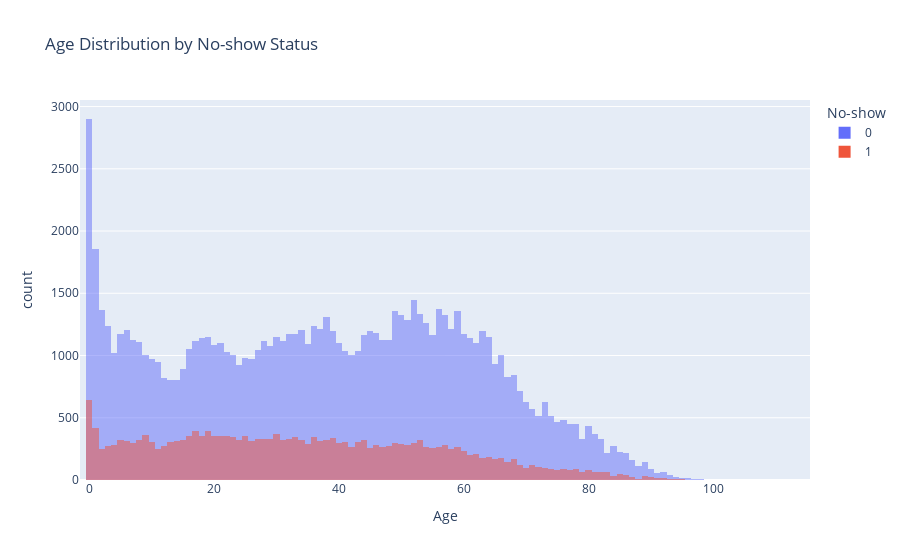
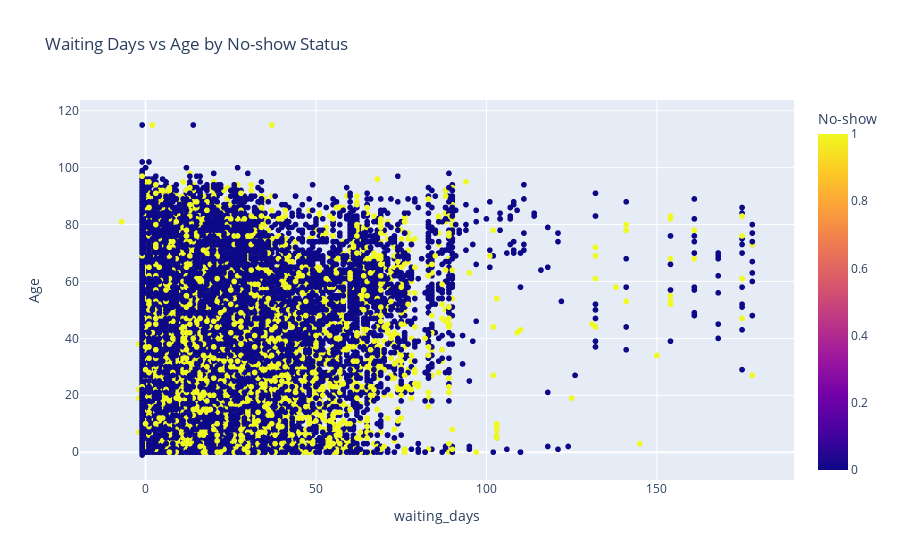
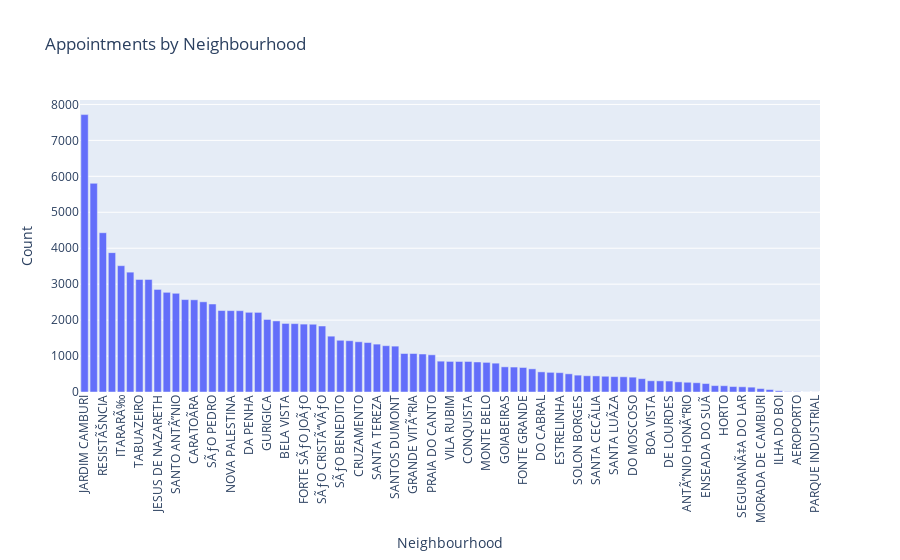

Notebook source saved alongside these figures, in order:
### Code cell
import os
import pandas as pd
import matplotlib.pyplot as plt
import seaborn as sns
import plotly.express as px

# ------------------------------
# Locate dataset
# ------------------------------
filename = "KaggleV2-May-2016.xlsx"
dataset_path = None

# Try fixed path first
test_path = r"C:\Users\BRU\Desktop\numpyy\KaggleV2-May-2016.xlsx"
if os.path.exists(test_path):
    dataset_path = test_path
else:
    print("Searching C:\\ drive for the file (this may take time)...")
    for root, dirs, files in os.walk("C:\\"):
        for file in files:
            if file.lower() == filename.lower():
                dataset_path = os.path.join(root, file)
                break
        if dataset_path:
            break

if not dataset_path:
    raise FileNotFoundError(f"Could not find '{filename}' anywhere on your system.")

print(f"✅ Found dataset at: {dataset_path}")

# ------------------------------
# Load dataset
# -----------------------------
df = pd.read_excel(dataset_path)
print("\n--- Dataset Shape ---")
print(df.shape)

print("\n--- Dataset Info ---")
df.info()

print("\n--- Missing Values ---")
print(df.isnull().sum())

pd.set_option('display.max_rows', None)
pd.set_option('display.max_columns', None)
pd.set_option('display.width', None)
pd.set_option('display.max_colwidth', None)

print("\n--- Full Dataset ---")
print(df)
df['ScheduledDay'] = pd.to_datetime(df['ScheduledDay'])
df['AppointmentDay'] = pd.to_datetime(df['AppointmentDay'])
df['waiting_days'] = (df['AppointmentDay'] - df['ScheduledDay']).dt.days
df['is_weekend'] = df['AppointmentDay'].dt.weekday >= 5
df['No-show'] = df['No-show'].map({'No': 0, 'Yes': 1})

print("\nFeature engineering completed.")
plt.figure(figsize=(8,5))
df['Age'].hist(bins=30, color='skyblue', edgecolor='black')
plt.title('Age Distribution')
plt.xlabel('Age')
plt.ylabel('Count')
plt.show()
plt.figure(figsize=(8,5))
sns.countplot(x='No-show', data=df)
plt.title('No-show vs Show Count')
plt.show()

plt.figure(figsize=(10,6))
sns.boxplot(x='No-show', y='Age', data=df)
plt.title('Age Distribution by No-show Status')
plt.show()
fig1 = px.histogram(df, x='Age', color='No-show', barmode='overlay',
                    title="Age Distribution by No-show Status")
fig1.show()

fig2 = px.scatter(df, x='waiting_days', y='Age', color='No-show',
                  title="Waiting Days vs Age by No-show Status")
fig2.show()
neigh_counts = df['Neighbourhood'].value_counts().reset_index()
neigh_counts.columns = ['Neighbourhood', 'count']

fig3 = px.bar(neigh_counts,
              x='Neighbourhood', y='count',
              title="Appointments by Neighbourhood")
fig3.update_layout(xaxis_title="Neighbourhood", yaxis_title="Count", xaxis_tickangle=-90)
fig3.show()
save_path = os.path.join(os.path.expanduser("~"), "Desktop", "cleaned_kaggle_dataset.csv")
df.to_csv(save_path, index=False)
print(f" Cleaned dataset saved to: {save_path}")

### Figure 1 — Plotly figure (JSON) as saved in the notebook; plotly's stock layout.template omitted (floating-point values rounded to 4 significant figures; data arrays with more than 128 entries replaced by an {"elided": "..."} marker saying what was removed)
{"data": [{"bingroup": "x", "hovertemplate": "No-show=0<br>Age=%{x}<br>count=%{y}<extra></extra>", "legendgroup": "0", "marker": {"color": "#636efa", "opacity": 0.5, "pattern": {"shape": ""}}, "name": "0", "orientation": "v", "showlegend": true, "type": "histogram", "x": {"elided": "88208 int values"}, "xaxis": "x", "yaxis": "y"}, {"bingroup": "x", "hovertemplate": "No-show=1<br>Age=%{x}<br>count=%{y}<extra></extra>", "legendgroup": "1", "marker": {"color": "#EF553B", "opacity": 0.5, "pattern": {"shape": ""}}, "name": "1", "orientation": "v", "showlegend": true, "type": "histogram", "x": {"elided": "22319 int values"}, "xaxis": "x", "yaxis": "y"}], "layout": {"barmode": "overlay", "legend": {"title": {"text": "No-show"}, "tracegroupgap": 0}, "title": {"text": "Age Distribution by No-show Status"}, "xaxis": {"anchor": "y", "domain": [0, 1], "title": {"text": "Age"}}, "yaxis": {"anchor": "x", "domain": [0, 1], "title": {"text": "count"}}}}

### Figure 2 — Plotly figure (JSON) as saved in the notebook; plotly's stock layout.template omitted (floating-point values rounded to 4 significant figures; data arrays with more than 128 entries replaced by an {"elided": "..."} marker saying what was removed)
{"data": [{"hovertemplate": "waiting_days=%{x}<br>Age=%{y}<br>No-show=%{marker.color}<extra></extra>", "legendgroup": "", "marker": {"color": {"elided": "110527 int values"}, "coloraxis": "coloraxis", "symbol": "circle"}, "mode": "markers", "name": "", "showlegend": false, "type": "scattergl", "x": {"elided": "110527 int values"}, "xaxis": "x", "y": {"elided": "110527 int values"}, "yaxis": "y"}], "layout": {"coloraxis": {"colorbar": {"title": {"text": "No-show"}}, "colorscale": [[0, "#0d0887"], [0.1111, "#46039f"], [0.2222, "#7201a8"], [0.3333, "#9c179e"], [0.4444, "#bd3786"], [0.5556, "#d8576b"], [0.6667, "#ed7953"], [0.7778, "#fb9f3a"], [0.8889, "#fdca26"], [1, "#f0f921"]]}, "legend": {"tracegroupgap": 0}, "title": {"text": "Waiting Days vs Age by No-show Status"}, "xaxis": {"anchor": "y", "domain": [0, 1], "title": {"text": "waiting_days"}}, "yaxis": {"anchor": "x", "domain": [0, 1], "title": {"text": "Age"}}}}

### Figure 3 — Plotly figure (JSON) as saved in the notebook; plotly's stock layout.template omitted (floating-point values rounded to 4 significant figures)
{"data": [{"hovertemplate": "Neighbourhood=%{x}<br>count=%{y}<extra></extra>", "legendgroup": "", "marker": {"color": "#636efa", "pattern": {"shape": ""}}, "name": "", "orientation": "v", "showlegend": false, "textposition": "auto", "type": "bar", "x": ["JARDIM CAMBURI", "MARIA ORTIZ", "RESISTÃŠNCIA", "JARDIM DA PENHA", "ITARARÃ‰", "CENTRO", "TABUAZEIRO", "SANTA MARTHA", "JESUS DE NAZARETH", "BONFIM", "SANTO ANTÃ”NIO", "SANTO ANDRÃ‰", "CARATOÃRA", "JABOUR", "SÃƒO PEDRO", "ILHA DO PRÃNCIPE", "NOVA PALESTINA", "ANDORINHAS", "DA PENHA", "ROMÃƒO", "GURIGICA", "SÃƒO JOSÃ‰", "BELA VISTA", "MARUÃPE", "FORTE SÃƒO JOÃƒO", "ILHA DE SANTA MARIA", "SÃƒO CRISTÃ“VÃƒO", "REDENÃ‡ÃƒO", "SÃƒO BENEDITO", "JOANA DÂ´ARC", "CRUZAMENTO", "CONSOLAÃ‡ÃƒO", "SANTA TEREZA", "PRAIA DO SUÃ", "SANTOS DUMONT", "ILHA DAS CAIEIRAS", "GRANDE VITÃ“RIA", "INHANGUETÃ", "PRAIA DO CANTO", "BENTO FERREIRA", "VILA RUBIM", "DO QUADRO", "CONQUISTA", "REPÃšBLICA", "MONTE BELO", "PARQUE MOSCOSO", "GOIABEIRAS", "JUCUTUQUARA", "FONTE GRANDE", "MATA DA PRAIA", "DO CABRAL", "SANTOS REIS", "ESTRELINHA", "SANTA CLARA", "SOLON BORGES", "PIEDADE", "SANTA CECÃLIA", "SANTA LÃšCIA", "SANTA LUÃZA", "BARRO VERMELHO", "DO MOSCOSO", "MÃRIO CYPRESTE", "BOA VISTA", "COMDUSA", "DE LOURDES", "ARIOVALDO FAVALESSA", "ANTÃ”NIO HONÃ“RIO", "FRADINHOS", "ENSEADA DO SUÃ", "SANTA HELENA", "HORTO", "UNIVERSITÃRIO", "SEGURANÃ‡A DO LAR", "NAZARETH", "MORADA DE CAMBURI", "PONTAL DE CAMBURI", "ILHA DO BOI", "ILHA DO FRADE", "AEROPORTO", "ILHAS OCEÃ‚NICAS DE TRINDADE", "PARQUE INDUSTRIAL"], "xaxis": "x", "y": [7717, 5805, 4431, 3877, 3514, 3334, 3132, 3131, 2853, 2773, 2746, 2571, 2565, 2509, 2448, 2266, 2264, 2262, 2217, 2215, 2018, 1977, 1907, 1902, 1889, 1885, 1836, 1553, 1439, 1427, 1398, 1376, 1332, 1288, 1276, 1071, 1071, 1057, 1035, 858, 851, 849, 849, 835, 824, 802, 700, 694, 682, 644, 560, 547, 538, 506, 469, 452, 448, 438, 428, 423, 413, 371, 312, 310, 305, 282, 271, 258, 235, 178, 175, 152, 145, 135, 96, 69, 35, 10, 8, 2, 1], "yaxis": "y"}], "layout": {"barmode": "relative", "legend": {"tracegroupgap": 0}, "title": {"text": "Appointments by Neighbourhood"}, "xaxis": {"anchor": "y", "domain": [0, 1], "tickangle": -90, "title": {"text": "Neighbourhood"}}, "yaxis": {"anchor": "x", "domain": [0, 1], "title": {"text": "Count"}}}}
